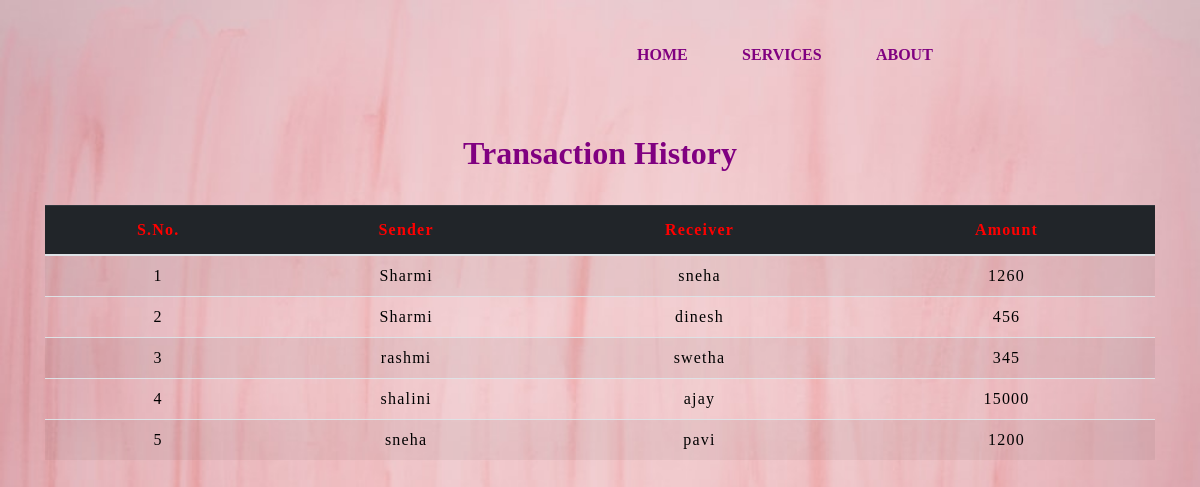
The page /transactionhistory.php on the database its author committed.
### tables this page shows
CREATE TABLE `transaction` (
  `sno` int(3) NOT NULL,
  `sender` text NOT NULL,
  `receiver` text NOT NULL,
  `balance` int(8) NOT NULL,
  `datetime` datetime NOT NULL DEFAULT current_timestamp()
);

### transactionhistory.php (the view, shortened to what this page needs)
<!doctype html>
<html lang="en">
<head>
    <link rel="stylesheet" href="https://maxcdn.bootstrapcdn.com/bootstrap/4.0.0/css/bootstrap.min.css">
    <link rel="stylesheet" type="text/css" href="./css/navbar.css">
    <link rel="stylesheet" type="text/css" href="./css/table.css">
</head>
<body>
    <?php
    include 'navbar.php';
    ?>
    <div class="container">
        <h2 class="text-center pt-4" style="color : purple; font-weight : 600;">Transaction History</h2>
       <br>
       <div class="table-responsive-sm">
        <table class="table table-hover table-striped">
            <thead style="color : red;" class="table-dark">
                <tr>
                    <th class="text-center">S.No.</th>
                    <th class="text-center">Sender</th>
                    <th class="text-center">Receiver</th>
                    <th class="text-center">Amount</th>
                </tr>
            </thead>
        <tbody>
        <?php
            include 'config.php';
            $sql ="SELECT * FROM transaction";
            $query =mysqli_query($conn, $sql);
            while($rows = mysqli_fetch_assoc($query))
            {
                ?>
                <tr style="color : black;">
                <td class="py-2"><?php echo $rows['sno']; ?></td>
                <td class="py-2"><?php echo $rows['sender']; ?></td>
                <td class="py-2"><?php echo $rows['receiver']; ?></td>
                <td class="py-2"><?php echo $rows['balance']; ?> </td>
                <?php
            }
        ?>
        </tbody>
        </table>
    </div>
    </div>
</body>
</html>

### css/table.css (style rules this page uses)
* { padding: 0; margin: 0; box-sizing: border-box; font-family: Nunito Sans ; }
h2 { font-size: 40px; }
table { letter-spacing: 1.2px; }
td { text-align: center; }

### transactionhistory.php (style rules this page uses)
body { background-image:url("./img/back pink.jpg"); background-repeat:no-repeat; background-size:100%; }

### navbar.php (style rules this page uses)
body { background-image:url("./img/back pink.jpg"); background-repeat:no-repeat; background-size:100%; }

### rows shown on the page
transaction: sno "1", sender "Sharmi", receiver "sneha", balance "1260"
transaction: sno "2", sender "Sharmi", receiver "dinesh", balance "456"
transaction: sno "3", sender "rashmi", receiver "swetha", balance "345"
transaction: sno "4", sender "shalini", receiver "ajay", balance "15000"
transaction: sno "5", sender "sneha", receiver "pavi", balance "1200"
